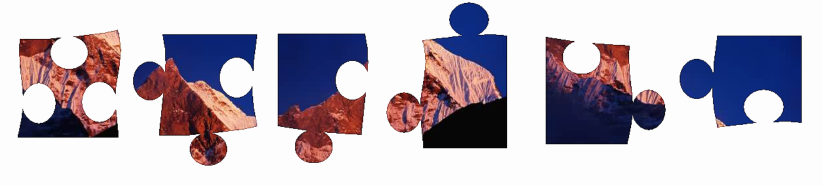
#> input picture puzzle4.png, 1643 x 371 px (shown at 1/2 size)
$ python puzzle-solver.py
#> lines starting #> are read from the running program, lines starting #| are printed output that depends on the picture; after the words box and inside, x2 and y2 are one past the last pixel; in counts of white or black regions, pixels touching at a corner belong together
###################################################################
"""
Projekt für Kurs "Praktikum Bildverarbeitung" an der Universität Tübingen
Betreuender Professor: Prof. Schilling

Gruppenmitglieder:
Jonas Schmidt
Emma Urban
Jens Niebling

Ziel des Projekts ist ein Programm, das in der Lage ist, anhand von
Methoden der Bildverarbeitung ein ungelöstes Puzzle anhand von Bildern
selbständig zu lösen
"""
###################################################################


###################################################################
# Imports
###################################################################
import math
import os
import sys
from scipy.ndimage import filters
from PIL import Image, ImageChops
from matplotlib import pyplot as plt
from fastdtw import fastdtw
import numpy as np
import cv2
###################################################################


###################################################################
# Preprocessing
###################################################################
# Function to plot picture of results of the different steps
# comment plotResult out, if plot of step not necessary or wanted
# Maybe define sizes: plotResults(image, width = 10, height = 10)
# plt.figure(figsize = (width, height))
# [5 lines left out: function plotResults, not called in this run]

# Load image of puzzle pieces
# convert picture to RGBA and to Numpay Array
# Using Pillow for opening and converting
puzzleImage = Image.open('puzzle4.png')
#> puzzleImage is the input picture: PIL image 1643x371 RGBA; mean R, G, B, A 189.8, 182.1, 193, 255
puzzleImage = puzzleImage.convert('RGBA')
puzzle = np.array(puzzleImage)
# plotResults(puzzle)

# convert picture of puzzle into grayscale image
puzzleGray = cv2.cvtColor(puzzle, cv2.COLOR_RGBA2GRAY)

# Apply opencvs adatipve thresholding technique
# maybe add some finetuning here
threshold = cv2.adaptiveThreshold(puzzleGray, 255, 0, 1, 3, 3)
#> threshold: shape (371, 1643); 6.4% white in thin lines or dots, all inside (x1, y1, x2, y2) = (35, 4, 1604, 331)

# blur picuture a little bit using gaussian blur
threshold = cv2.GaussianBlur(threshold, (3,3), 2)
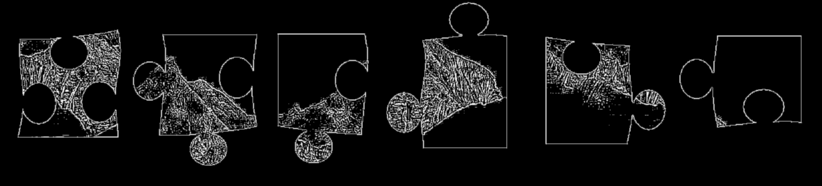
#> threshold: shape (371, 1643) (shown at 1/2 size); min 0, max 255, mean 16.4
#plot_results(thresh)

# compute contours of image using opencv findContours
contours, _ = cv2.findContours(threshold, 0, 1)
#> contours = 6 contours; box (x1, y1, x2, y2) and area: (772, 3, 1015, 298) 46938, (265, 67, 515, 332) 40452, (1090, 73, 1333, 290) 35706, (554, 66, 738, 327) 35114, (1358, 70, 1605, 256) 31620, (34, 58, 243, 276) 28129

# draw and plot contours
fill = cv2.drawContours(np.zeros(puzzle.shape[:2]), contours, -1, 255, thickness=cv2.FILLED)
#> fill: shape (371, 1643) float64; 36.3% white; 6 white regions, box (x1, y1, x2, y2) and area: (772, 3, 1015, 298) 47484, (265, 67, 515, 332) 41059, (1090, 73, 1333, 290) 36238, (554, 66, 738, 327) 35625, (1358, 70, 1605, 256) 32131, (34, 58, 243, 276) 28799
#plot_results(fill)

# smooth contours using median filter from scipy package
# for different smoothings, adjust size = x
# changing size necessary for photos or screenshots ...
smooth = filters.median_filter(fill.astype('uint8'), size=12)
#> smooth: shape (371, 1643); 36.5% white; 6 white regions

# compute new filtered contours and draw them
trim_contours, _ = cv2.findContours(smooth, 0, 1)
#> trim_contours = 6 contours; box (x1, y1, x2, y2) and area: (773, 5, 1016, 298) 47198, (265, 68, 515, 333) 40650, (1090, 74, 1333, 290) 35946, (555, 66, 738, 328) 35340, (1358, 70, 1605, 256) 31813, (35, 60, 243, 277) 28258
cv2.drawContours(smooth, trim_contours, -1, color=0, thickness=1)
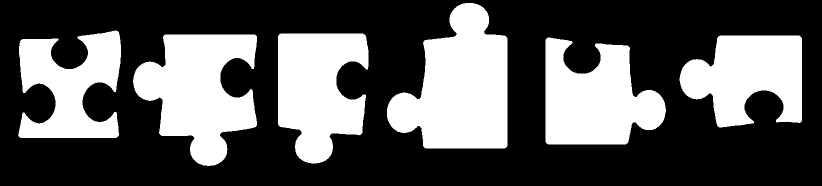
#> smooth: shape (371, 1643) (shown at 1/2 size); 35.5% white; 6 white regions
#plot_results(smooth)

# compute single puzzle pieces from contours image
contours, _ = cv2.findContours(smooth, 0, 1)
#> contours = 6 contours; box (x1, y1, x2, y2) and area: (774, 6, 1015, 297) 46214, (266, 69, 514, 332) 39570, (1091, 75, 1332, 289) 34989, (556, 67, 737, 327) 34416, (1359, 71, 1604, 255) 30902, (36, 61, 242, 276) 27077
pieces, pieceCenters = [], []
for i in range(len(contours)):
  x, y, w, h = cv2.boundingRect(contours[i])
  shape, piece = np.zeros(puzzle.shape[:2]), np.zeros((300,300,4), 'uint8')
  cv2.drawContours(shape, [contours[i]], -1, color=1, thickness=-1)
  shape = (puzzle * shape[:,:,None])[y:y+h,x:x+w,:]
  piece[(300-h)//2:(300-h)//2+h,(300-w)//2:(300-w)//2+w] = shape
  pieces.append(piece)
  pieceCenters.append((h//2+y, w//2+x))
#> this loop made 6 passes
#> (x, y, w, h) on passes 1 to 6: (1091, 75, 241, 214), (1359, 71, 245, 184), (266, 69, 248, 263), (556, 67, 181, 260), (36, 61, 206, 215), (774, 6, 241, 291)
#> pass 1, `shape = (puzzle * shape[:,:,None])[y:y+h,x:x+w,:]`:
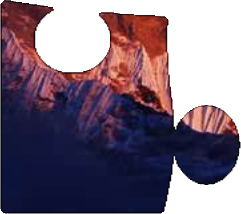
#> shape: shape (214, 241, 4) float64; mean R, G, B, A 45.6, 29.5, 46.1, 175.4; transparent parts drawn white
#> after the loop:
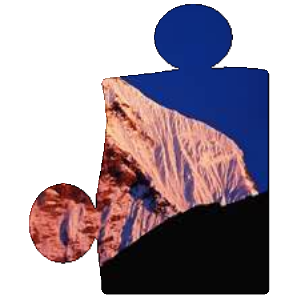
#> piece: shape (300, 300, 4); mean R, G, B, A 45.6, 33.8, 44.2, 132.3; transparent parts drawn white
#> after the loop:
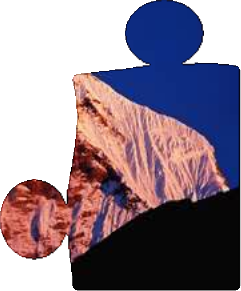
#> shape: shape (291, 241, 4) float64; mean R, G, B, A 58.5, 43.3, 56.7, 169.8; transparent parts drawn white
#> after the loop, pieceCenters = [(182, 1211), (163, 1481), (200, 390), (197, 646), (168, 139), (151, 894)]; pieces = 6 items

'''
# show puzzle pieces in Figure
n_rows = np.ceil(len(tiles)/5).astype('int')
plt.subplots(n_rows, 5, figsize=(10, 10))
for i in range(len(tiles)):
  plt.subplot(n_rows, 5, i+1)
  plt.axis('off')
  plt.title(str(i))
  plt.imshow(tiles[i])
plt.show()
'''
###################################################################


###################################################################
# Matching of Puzzle Pieces
#################################################################
# Rescale pieces to assembly format
canvasPieces = []
for i in range(len(pieces)):
  canvasPiece = np.zeros((1400,1400,4), 'uint8')
  canvasPiece[550:850, 550:850] = pieces[i].copy()
  canvasPieces.append(canvasPiece)
#> this loop made 6 passes
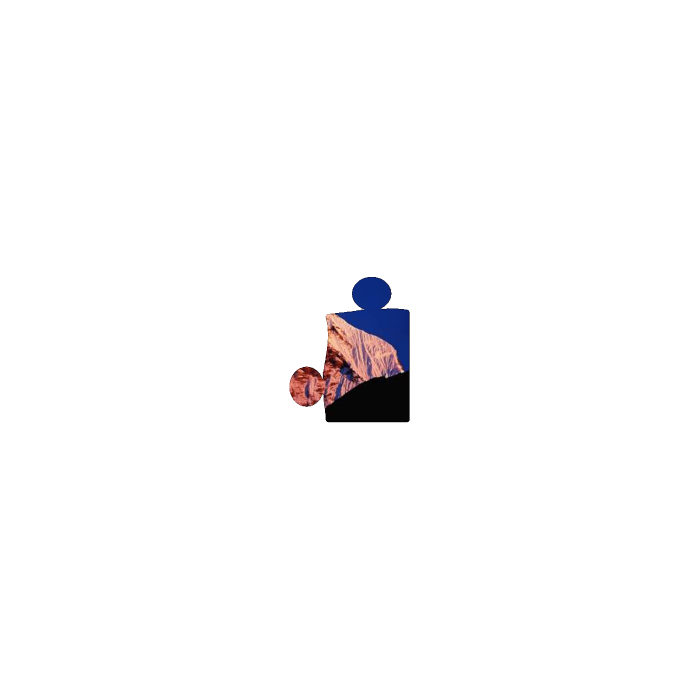
#> canvasPiece: shape (1400, 1400, 4) (shown at 1/2 size); mean of channels 0, 1, 2, 3 2.1, 1.6, 2, 6.1; transparent parts drawn white
#> after the loop, canvasPieces = 6 items

# ???
def getColors(image, subcontour):
  subcontour = np.flip(subcontour)

  colors = []
  for n in range(len(subcontour)-3):
    (y,x) = subcontour[n]
    (y1,x1) = subcontour[n+3]
    h, w = y1 - y, x1 - x
    colors.append(image[y-w, x+h, :3] + image[y+w, x-h, :3])

  colors = np.array(colors, 'uint8').reshape(-1,1,3)
  colors = cv2.cvtColor(colors, cv2.COLOR_RGB2HSV)

  return colors.reshape(-1,3)

# move and rotate puzzle piece
# [26 lines left out: functions positionPiece, rotatePoint, rescale, not called in this run]


def matchPieces(piece1, piece2):

  length = 160
  precision = 7
  STEP_A = 20
  STEP_B = 7
  MAX_FORM = 0.015
  MAX_COLOR = 8000
  MAX_PIXEL = 0.03
  MAX_FIT = 0.77

  CENTER = round(length/2)

  pieceA, pieceB = pieces[piece1], pieces[piece2]
  contourA, _ = cv2.findContours(pieceA[:,:,3], 0, 1)
  contourB, _ = cv2.findContours(pieceB[:,:,3], 0, 1)
  contourA, contourB = contourA[0].reshape(-1,2), contourB[0].reshape(-1,2)
  sumLen = contourA.shape[0] + contourB.shape[0]

  # Contour matching
  contourMatches = []
  for i in range(0, contourA.shape[0], STEP_A):

    # subcontour A and its type
    subcA = np.roll(contourA, -i, 0)[:length]
    pointA = tuple(np.flip(subcA[CENTER]))
    cA, (hA,wA), aA = cv2.minAreaRect(subcA)
    typepointA = np.int0(np.flip(subcA[0] + subcA[-1] - cA))
    typeA = pieceA[:,:,3][tuple(typepointA)]
    a = cv2.drawContours(np.zeros((300,300),'uint8'), subcA.reshape(-1,1,2), -1, 255, 1)

    # loop through match subcontours
    for j in range(0, contourB.shape[0], STEP_B):

      # subcontour B and its type
      subcB = np.roll(contourB, -j, 0)[:length]
      pointB = tuple(np.flip(subcB[CENTER]))
      cB, (hB,wB), aB = cv2.minAreaRect(subcB)
      typepointB = np.int0(np.flip(subcB[0] + subcB[-1] - cB))
      typeB = pieceB[:,:,3][tuple(typepointB)]

      # record good form matches
      if typeB != typeA:
        if ((abs(hA-hB) < precision) & (abs(wA-wB) < precision)) or ((abs(hA-wB) < precision) & (abs(wA-hB) < precision)):
          b = cv2.drawContours(np.zeros((300,300),'uint8'), subcB.reshape(-1,1,2), -1, 255, 1)
          fmatch = cv2.matchShapes(a,b,1,0)
          if fmatch < MAX_FORM:
            colinear = True if np.sign(hA-wA) == np.sign(hB-wB) else False
            if colinear:
              codirect = True if (np.sign(typepointA - np.flip(cA)) ==  np.sign(typepointB - np.flip(cB))).all() else False
            else:
              c = np.concatenate([np.sign(typepointA - np.flip(cA)), np.sign(typepointB - np.flip(cB))])
              codirect = True if (abs(np.sum(c[:3])) + abs(np.sum(c[-3:]))) == 4 else False
            if not colinear: aB = aB + 90
            if not codirect: aB = aB + 180
            contourMatches.append([(i, j), pointA, pointB, round(aB-aA,4), round(fmatch,4)])

  # Color matching
  colorMatches = []
  for n in range(len(contourMatches)):
    (i, j), pointA, pointB, angle, fmatch = contourMatches[n]
    subcA = np.roll(contourA, -i, 0)[:length]
    subcB = np.roll(contourB, -j, 0)[:length]
    colorsA = getColors(pieceA, subcA)
    colorsB = getColors(pieceB, subcB)
#> (the run stopped early here; a loop or call above may not have finished)

$ run again, with puzzle5.png copied over puzzle4.png
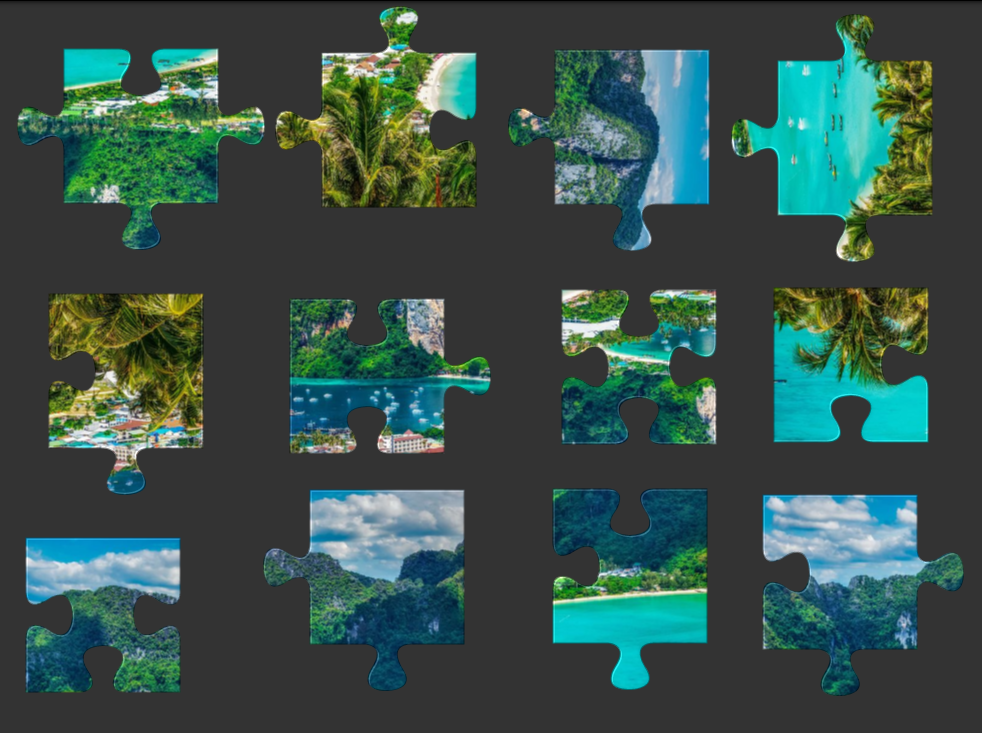
#> input picture puzzle5.png, 982 x 733 px
#> puzzleImage is the input picture: PIL image 982x733 RGBA; mean R, G, B, A 55.8, 80.6, 74.7, 255
#> `contours, _ = cv2.findContours(threshold, 0, 1)`: contours = 13 contours; largest, box (x1, y1, x2, y2) and area: (729, 13, 935, 264) 29650, (15, 46, 267, 252) 28374, (507, 47, 712, 253) 27938, (261, 487, 467, 692) 27808, (273, 5, 479, 210) 26814
#> fill: shape (733, 982) float64; 43.3% white; 13 white regions, largest, box (x1, y1, x2, y2) and area: (729, 13, 935, 264) 30097, (15, 46, 267, 252) 28862, (507, 47, 712, 253) 28337
#> trim_contours = 12 contours; largest, box (x1, y1, x2, y2) and area: (730, 13, 936, 265) 29772, (15, 46, 268, 252) 28508, (507, 47, 713, 253) 28042, (262, 487, 468, 693) 27968, (274, 0, 480, 211) 27060
#> `cv2.drawContours(smooth, trim_contours, -1, color=0, thickness=1)`:
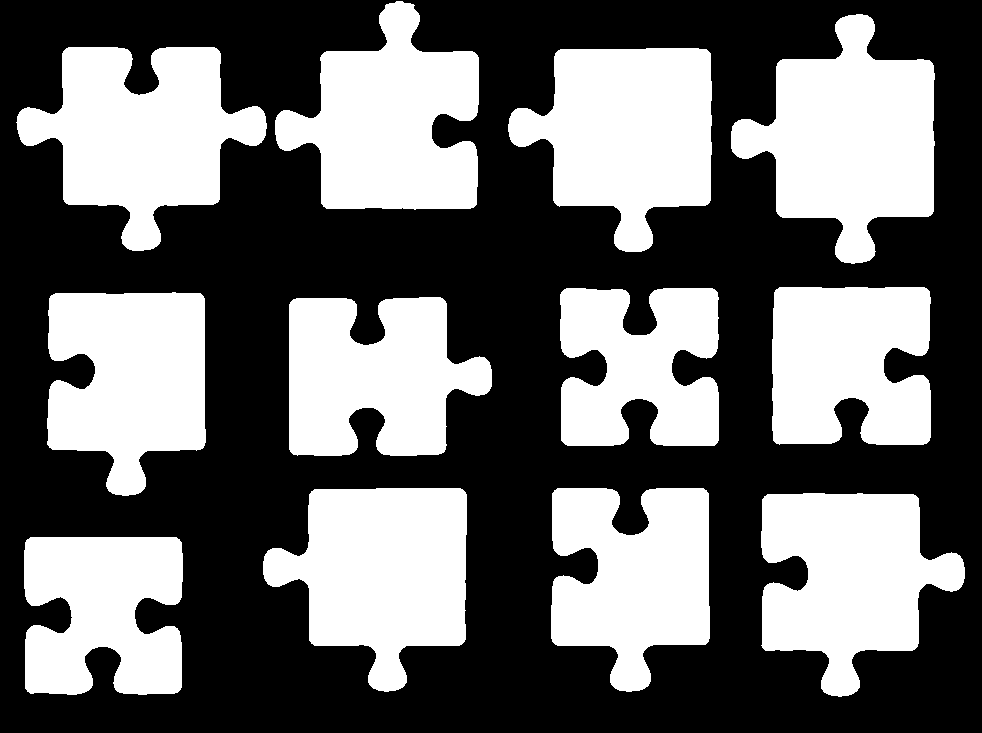
#> smooth: shape (733, 982); 41.8% white; 12 white regions
#> `contours, _ = cv2.findContours(smooth, 0, 1)`: contours = 12 contours; largest, box (x1, y1, x2, y2) and area: (731, 14, 935, 264) 28930, (16, 47, 267, 251) 27586, (508, 48, 712, 252) 27280, (263, 488, 467, 692) 27202, (275, 1, 479, 210) 26207
#> the loop `for i in range(len(contours)):` made 12 passes
#> (x, y, w, h) on passes 1 to 8: (24, 537, 159, 158), (761, 493, 204, 204), (551, 488, 159, 204), (263, 488, 204, 204), (289, 297, 203, 159), (47, 292, 159, 204), (560, 288, 159, 158), (772, 287, 159, 158)
#> after the loop `for i in range(len(contours)):`: pieceCenters = [(616, 103), (595, 863), (590, 630), (590, 365), (376, 390), (394, 126), (367, 639), (366, 851), (150, 610), (149, 141), (139, 833), (105, 377)]; pieces = 12 items
#> the loop `for i in range(len(pieces)):` made 12 passes

$ run again, with puzzle.png copied over puzzle4.png
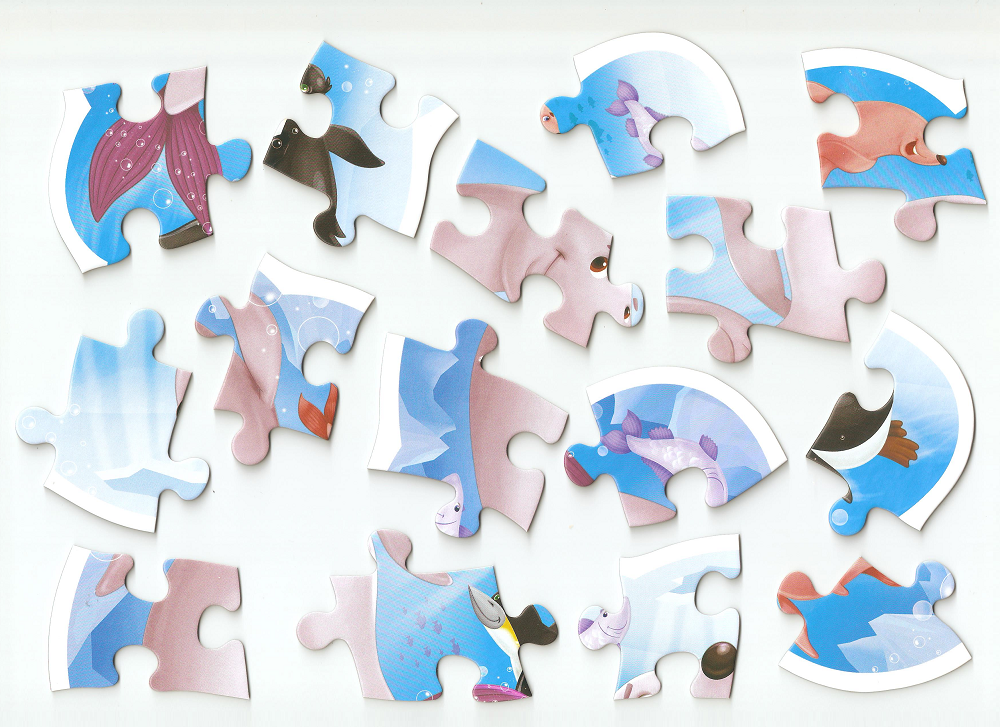
#> input picture puzzle.png, 1000 x 727 px
#> puzzleImage is the input picture: PIL image 1000x727 RGBA; mean R, G, B, A 215.8, 223.8, 230.6, 255
#> `contours, _ = cv2.findContours(threshold, 0, 1)`: contours = 130 contours, 115 with area under 20; largest, box (x1, y1, x2, y2) and area: (47, 64, 254, 280) 26148, (366, 318, 570, 540) 25952, (295, 527, 560, 704) 25430, (14, 307, 212, 539) 24222, (561, 364, 790, 531) 22926
#> fill: shape (727, 1000) float64; 46.3% white; 130 white regions (112 under 20 px), largest, box (x1, y1, x2, y2) and area: (47, 64, 254, 280) 26610, (366, 318, 570, 540) 26386, (295, 527, 560, 704) 25884
#> trim_contours = 15 contours; largest, box (x1, y1, x2, y2) and area: (47, 65, 255, 276) 26177, (367, 319, 570, 540) 25966, (296, 528, 560, 705) 25460, (15, 308, 213, 536) 24240, (563, 365, 790, 530) 22922
#> `cv2.drawContours(smooth, trim_contours, -1, color=0, thickness=1)`:
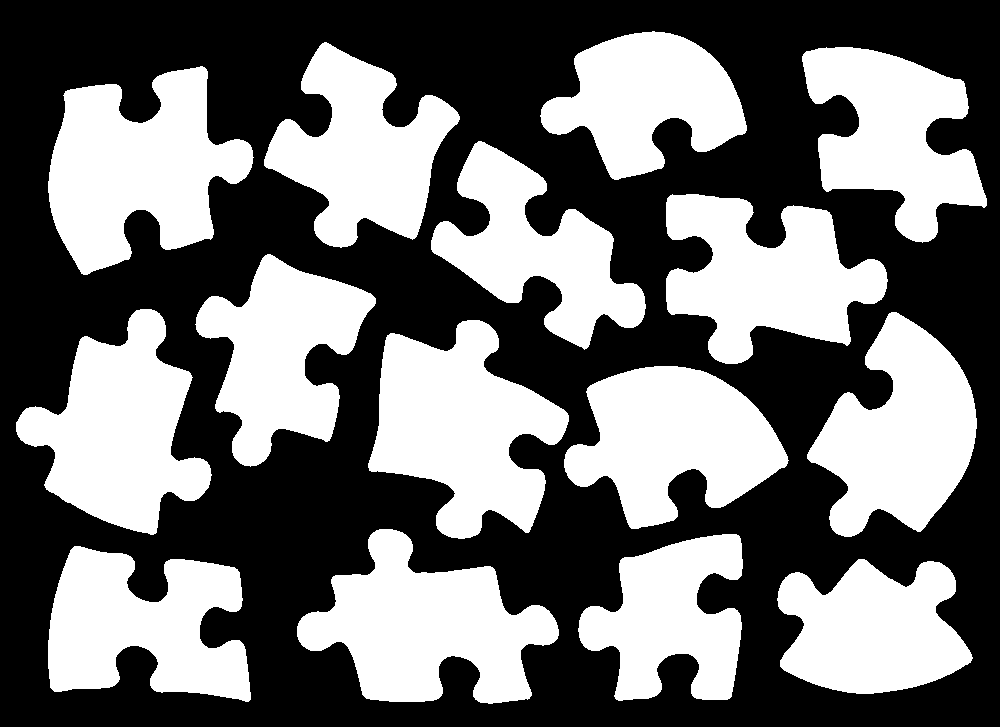
#> smooth: shape (727, 1000); 44.5% white; 15 white regions
#> `contours, _ = cv2.findContours(smooth, 0, 1)`: contours = 15 contours; largest, box (x1, y1, x2, y2) and area: (48, 66, 254, 275) 25353, (368, 320, 569, 539) 25165, (297, 529, 559, 704) 24614, (16, 309, 212, 535) 23510, (564, 366, 789, 529) 22266
#> the loop `for i in range(len(contours)):` made 15 passes
#> (x, y, w, h) on passes 1 to 8: (777, 559, 196, 135), (48, 546, 203, 156), (578, 534, 165, 167), (297, 529, 262, 175), (564, 366, 225, 163), (368, 320, 201, 219), (807, 312, 170, 225), (16, 309, 196, 226)
#> after the loop `for i in range(len(contours)):`: pieceCenters = [(626, 875), (624, 149), (617, 660), (616, 428), (447, 676), (429, 468), (424, 892), (422, 114), (360, 285), (279, 777), (245, 538), (170, 151), (145, 894), (145, 362), (105, 643)]; pieces = 15 items
#> the loop `for i in range(len(pieces)):` made 15 passes
